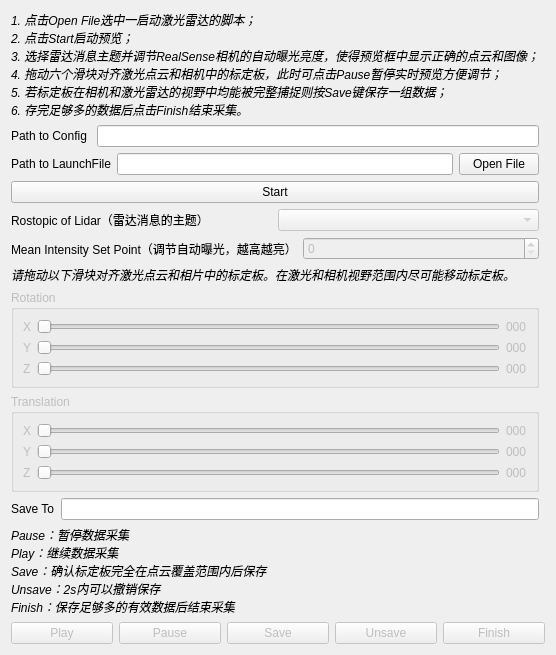
      <widget class="QWidget" name="LiDARCalibData">
       <attribute name="title">
        <string>激光雷达数据采集</string>
       </attribute>
       <layout class="QGridLayout" name="gridLayout_10">
        <item row="12" column="0">
         <layout class="QHBoxLayout" name="saveToGroup">
          <item>
           <widget class="QLabel" name="saveToLabel">
            <property name="text">
             <string>Save To</string>
            </property>
           </widget>
          </item>
          <item>
           <widget class="QLineEdit" name="saveToLine"/>
          </item>
         </layout>
        </item>
        <item row="7" column="0">
         <layout class="QHBoxLayout" name="AEControlGroupP5">
          <item>
           <widget class="QLabel" name="AEControlLabelP5">
            <property name="text">
             <string>Mean Intensity Set Point（调节自动曝光，越高越亮）</string>
            </property>
           </widget>
          </item>
          <item>
           <widget class="QSpinBox" name="AEControlBoxP5">
            <property name="enabled">
             <bool>false</bool>
            </property>
            <property name="maximum">
             <number>10000</number>
            </property>
           </widget>
          </item>
         </layout>
        </item>
        <item row="1" column="0">
         <layout class="QHBoxLayout" name="horizontalLayout_2">
          <item>
           <widget class="QLabel" name="pathToConfigLabelP5">
            <property name="text">
             <string>Path to Config </string>
            </property>
           </widget>
          </item>
          <item>
           <widget class="QLineEdit" name="pathToConfigLineP5"/>
          </item>
         </layout>
        </item>
        <item row="3" column="0">
         <widget class="QPushButton" name="startButtonP5">
          <property name="text">
           <string>Start</string>
          </property>
         </widget>
        </item>
        <item row="14" column="0" colspan="2">
         <layout class="QHBoxLayout" name="buttonGroup">
          <item>
           <widget class="QPushButton" name="playButtonP5">
            <property name="enabled">
             <bool>false</bool>
            </property>
            <property name="text">
             <string>Play</string>
            </property>
           </widget>
          </item>
          <item>
           <widget class="QPushButton" name="pauseButtonP5">
            <property name="enabled">
             <bool>false</bool>
            </property>
            <property name="text">
             <string>Pause</string>
            </property>
           </widget>
          </item>
          <item>
           <widget class="QPushButton" name="saveButton">
            <property name="enabled">
             <bool>false</bool>
            </property>
            <property name="text">
             <string>Save</string>
            </property>
           </widget>
          </item>
          <item>
           <widget class="QPushButton" name="unsaveButtonP5">
            <property name="enabled">
             <bool>false</bool>
            </property>
            <property name="text">
             <string>Unsave</string>
            </property>
            <property name="checkable">
             <bool>false</bool>
            </property>
           </widget>
          </item>
          <item>
           <widget class="QPushButton" name="finishButton">
            <property name="enabled">
             <bool>false</bool>
            </property>
            <property name="text">
             <string>Finish</string>
            </property>
           </widget>
          </item>
         </layout>
        </item>
        <item row="9" column="0">
         <widget class="QLabel" name="label">
          <property name="font">
           <font>
            <italic>true</italic>
           </font>
          </property>
          <property name="text">
           <string>请拖动以下滑块对齐激光点云和相片中的标定板。在激光和相机视野范围内尽可能移动标定板。</string>
          </property>
         </widget>
        </item>
        <item row="2" column="0">
         <layout class="QHBoxLayout" name="horizontalLayout_6">
          <item>
           <widget class="QLabel" name="pathToLaunchFileLableP5">
            <property name="text">
             <string>Path to LaunchFile</string>
            </property>
           </widget>
          </item>
          <item>
           <widget class="QLineEdit" name="pathToLaunchFileLineP5">
            <property name="text">
             <string/>
            </property>
           </widget>
          </item>
          <item>
           <widget class="QPushButton" name="openFileButton">
            <property name="text">
             <string>Open File</string>
            </property>
           </widget>
          </item>
         </layout>
        </item>
        <item row="10" column="0">
         <widget class="QGroupBox" name="rotationGroup">
          <property name="enabled">
           <bool>false</bool>
          </property>
          <property name="title">
           <string>Rotation</string>
          </property>
          <layout class="QGridLayout" name="gridLayout_7">
           <item row="0" column="0">
            <widget class="QLabel" name="rx_label">
             <property name="text">
              <string>X</string>
             </property>
            </widget>
           </item>
           <item row="0" column="1">
            <widget class="QSlider" name="rx_slide">
             <property name="maximum">
              <number>180</number>
             </property>
             <property name="orientation">
              <enum>Qt::Horizontal</enum>
             </property>
            </widget>
           </item>
           <item row="0" column="2">
            <widget class="QLabel" name="rx_text">
             <property name="text">
              <string>000</string>
             </property>
            </widget>
           </item>
           <item row="1" column="0">
            <widget class="QLabel" name="ry_label">
             <property name="text">
              <string>Y</string>
             </property>
            </widget>
           </item>
           <item row="1" column="1">
            <widget class="QSlider" name="ry_slide">
             <property name="maximum">
              <number>360</number>
             </property>
             <property name="orientation">
              <enum>Qt::Horizontal</enum>
             </property>
            </widget>
           </item>
           <item row="1" column="2">
            <widget class="QLabel" name="ry_text">
             <property name="text">
              <string>000</string>
             </property>
            </widget>
           </item>
           <item row="2" column="0">
            <widget class="QLabel" name="rz_label">
             <property name="text">
              <string>Z</string>
             </property>
            </widget>
           </item>
           <item row="2" column="1">
            <widget class="QSlider" name="rz_slide">
             <property name="maximum">
              <number>360</number>
             </property>
             <property name="orientation">
              <enum>Qt::Horizontal</enum>
             </property>
            </widget>
           </item>
           <item row="2" column="2">
            <widget class="QLabel" name="rz_text">
             <property name="text">
              <string>000</string>
             </property>
            </widget>
           </item>
          </layout>
         </widget>
        </item>
        <item row="11" column="0">
         <widget class="QGroupBox" name="translationGroup">
          <property name="enabled">
           <bool>false</bool>
          </property>
          <property name="title">
           <string>Translation</string>
          </property>
          <layout class="QGridLayout" name="gridLayout_9">
           <item row="0" column="0">
            <widget class="QLabel" name="tx_label">
             <property name="text">
              <string>X</string>
             </property>
            </widget>
           </item>
           <item row="0" column="1">
            <widget class="QSlider" name="tx_slide">
             <property name="maximum">
              <number>1000</number>
             </property>
             <property name="orientation">
              <enum>Qt::Horizontal</enum>
             </property>
            </widget>
           </item>
           <item row="2" column="0">
            <widget class="QLabel" name="tz_label">
             <property name="text">
              <string>Z</string>
             </property>
            </widget>
           </item>
           <item row="1" column="2">
            <widget class="QLabel" name="ty_text">
             <property name="text">
              <string>000</string>
             </property>
            </widget>
           </item>
           <item row="2" column="1">
            <widget class="QSlider" name="tz_slide">
             <property name="maximum">
              <number>1000</number>
             </property>
             <property name="orientation">
              <enum>Qt::Horizontal</enum>
             </property>
            </widget>
           </item>
           <item row="0" column="2">
            <widget class="QLabel" name="tx_text">
             <property name="text">
              <string>000</string>
             </property>
            </widget>
           </item>
           <item row="1" column="1">
            <widget class="QSlider" name="ty_slide">
             <property name="maximum">
              <number>1000</number>
             </property>
             <property name="orientation">
              <enum>Qt::Horizontal</enum>
             </property>
            </widget>
           </item>
           <item row="2" column="2">
            <widget class="QLabel" name="tz_text">
             <property name="text">
              <string>000</string>
             </property>
            </widget>
           </item>
           <item row="1" column="0">
            <widget class="QLabel" name="ty_label">
             <property name="text">
              <string>Y</string>
             </property>
            </widget>
           </item>
          </layout>
         </widget>
        </item>
        <item row="5" column="0">
         <layout class="QHBoxLayout" name="rosTopicGroupP5">
          <item>
           <widget class="QLabel" name="rosTopicLabelP5">
            <property name="font">
             <font>
              <italic>false</italic>
             </font>
            </property>
            <property name="text">
             <string>Rostopic of Lidar（雷达消息的主题）</string>
            </property>
           </widget>
          </item>
          <item>
           <widget class="QComboBox" name="rosTopicBoxP5">
            <property name="enabled">
             <bool>false</bool>
            </property>
           </widget>
          </item>
         </layout>
        </item>
        <item row="0" column="0">
         <widget class="QLabel" name="label_3">
          <property name="font">
           <font>
            <italic>true</italic>
           </font>
          </property>
          <property name="text">
           <string>1. 点击Open File选中一启动激光雷达的脚本；
2. 点击Start启动预览；
3. 选择雷达消息主题并调节RealSense相机的自动曝光亮度，使得预览框中显示正确的点云和图像；
4. 拖动六个滑块对齐激光点云和相机中的标定板，此时可点击Pause暂停实时预览方便调节；
5. 若标定板在相机和激光雷达的视野中均能被完整捕捉则按Save键保存一组数据；
6. 存完足够多的数据后点击Finish结束采集。</string>
          </property>
          <property name="wordWrap">
           <bool>true</bool>
          </property>
         </widget>
        </item>
        <item row="13" column="0">
         <widget class="QLabel" name="label_4">
          <property name="font">
           <font>
            <italic>true</italic>
           </font>
          </property>
          <property name="text">
           <string>Pause：暂停数据采集
Play：继续数据采集
Save：确认标定板完全在点云覆盖范围内后保存   
Unsave：2s内可以撤销保存
Finish：保存足够多的有效数据后结束采集</string>
          </property>
         </widget>
        </item>
       </layout>
      </widget>
